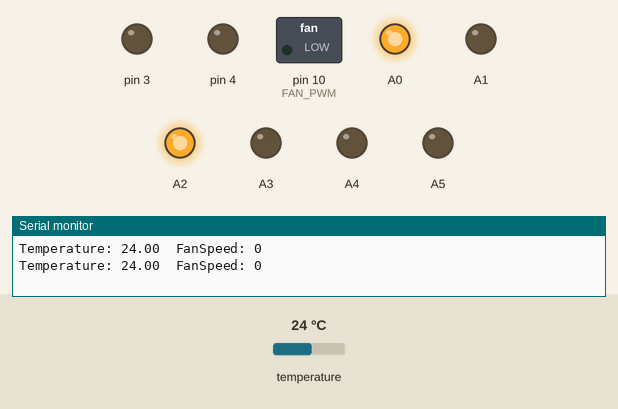
The sketch below on a simulated Arduino Uno, built with avr-gcc and run on an emulated ATmega328P. On the bench: switched loads named in the sketch (green lamp = pin HIGH), output pins drawn as LEDs (lit = HIGH), the last lines printed to the serial monitor. Inputs (shaded band) come from the test bench; at power-on: temperature 24 °C.

Above: at 3.3 s.
3.4 s: temperature set to 26.2 °C
5.9 s: temperature set to 27 °C
At 7.0 s:
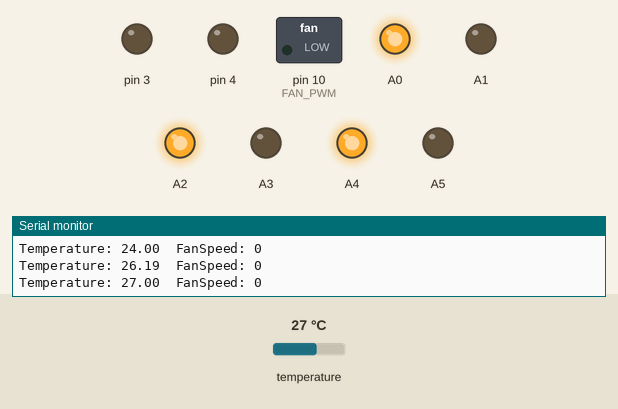
8.4 s: temperature set to 28.9 °C
10.9 s: temperature set to 29.9 °C
At 12.1 s:
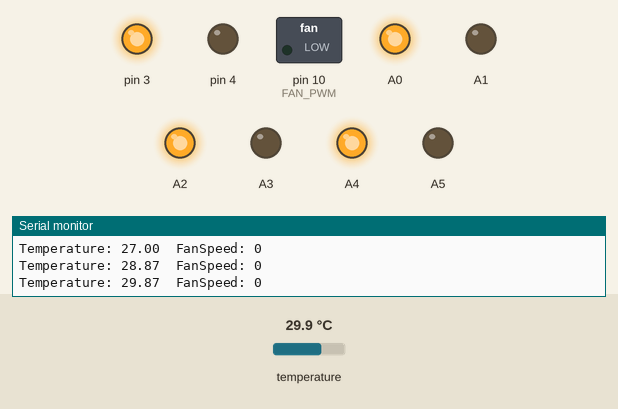
13.4 s: temperature set to 30.5 °C
At 16.2 s:
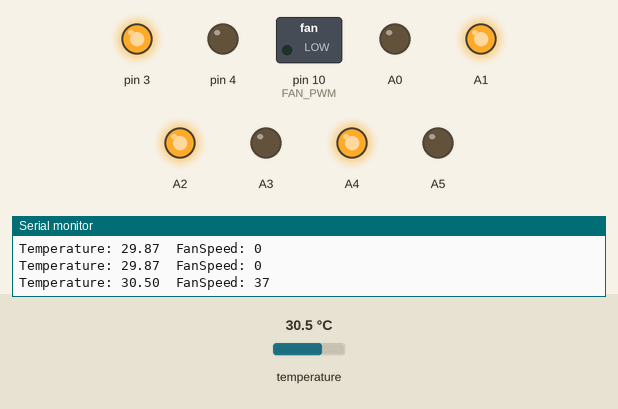
16.9 s: temperature set to 28 °C
At 17.5 s:
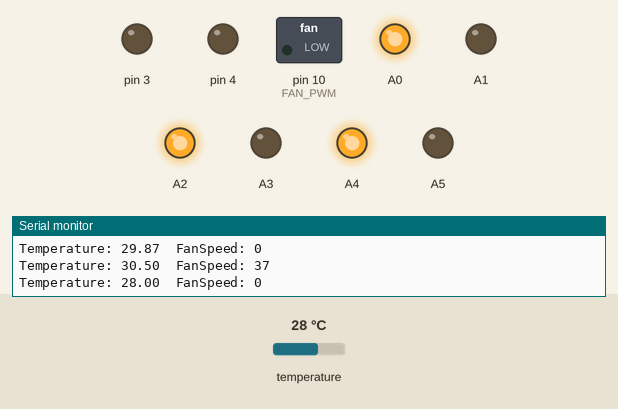
Timing chart, 0 to 19.9 s (numbered marks = the images above; inputs shaded):
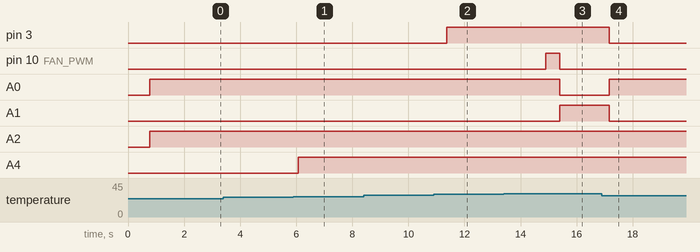

The sketch:

sketch_cheapcomfort.ino
```cpp
/*
 * Controls fans to blow air through a central heating radiator
 * depending on the temperature of the radiator. This allows the
 * radiator to heat up the room quicker and at a lower temperature,
 * resulting in more comfort and less heating costs.
 *
 * Reads temperature from a DS18B20 OneWire temperature sensor on pin D10.
 * Outputs PWM signal for driving a FET which drives PC Fans.
 * Shows temperature and fan speed on 8 LEDs
 */
#include <OneWire.h>
#include <DallasTemperature.h>


int fanLowTemp  = 30;
int fanHighTemp = 50;
int fanLowSpeed = 32;
int fanHighSpeed = 255;

//int fanLowTemp  = 25;
//int fanHighTemp = 30;
//int fanLowSpeed = 32;
//int fanHighSpeed = 255;


#define ONE_WIRE_BUS 2
#define FAN_PWM 10

#define OFF 0
#define GREEN 1
#define RED 2

OneWire oneWire(ONE_WIRE_BUS);
DallasTemperature sensors(&oneWire);

int leds[4];
byte lastFanSpeed = 0;

float readTemp() {
  sensors.requestTemperatures();
  return sensors.getTempCByIndex(0);
}

byte calculateFanSpeed(float temp) {
  if (temp < fanLowTemp) return 0;
  float tempPercentage = (temp - fanLowTemp) / (fanHighTemp - fanLowTemp);
  float fanSpeed = fanLowSpeed + ((fanHighSpeed - fanLowSpeed) * tempPercentage);
  if (fanSpeed < fanLowSpeed) return byte(fanLowSpeed);
  if (fanSpeed > fanHighSpeed) return byte(fanHighSpeed);
  return byte(fanSpeed);
}

void setFanSpeed(byte pwmSpeed) {
  if (lastFanSpeed < fanLowSpeed && pwmSpeed >= fanLowSpeed) {
    // Start the fan with a kick
    analogWrite(FAN_PWM, 255);
    delay(500);

  }
  analogWrite(FAN_PWM, pwmSpeed);
  lastFanSpeed = pwmSpeed;
}

void setup() {
  Serial.begin(115200);
  sensors.begin();
  setpwm();
  setupLeds();

  // To test LED connections (set to true to test)
  while(false){
    writeLed(0,GREEN); delay(500); writeLeds();
    writeLed(1,GREEN); delay(500); writeLeds();
    writeLed(2,GREEN); delay(500); writeLeds();
    writeLed(3,GREEN); delay(500); writeLeds();
    clearLeds(); delay(500);

    writeLed(0,RED); delay(500); writeLeds();
    writeLed(1,RED); delay(500); writeLeds();
    writeLed(2,RED); delay(500); writeLeds();
    writeLed(3,RED); delay(500); writeLeds();
    clearLeds(); delay(500);
  }
}

void loop() {
  // The actual work
  float temp = readTemp();
  setFanSpeed(calculateFanSpeed(temp));

  // Display stuff
  clearLeds();
  if (temp > 20.00) { writeLed(0,GREEN); }
  if (temp > 23.33) { writeLed(1,GREEN); }
  if (temp > 26.66) { writeLed(2,GREEN); }
  if (temp > 29.50) { writeLed(3,GREEN); }


  if (lastFanSpeed > 0) {
    int redLeds = (3 * (lastFanSpeed - fanLowSpeed) / (fanHighSpeed - fanLowSpeed)) + 1;
    if (redLeds >= 1) { writeLed(0,RED); }
    if (redLeds >= 2) { writeLed(1,RED); }
    if (redLeds >= 3) { writeLed(2,RED); }
    if (redLeds  > 3) { writeLed(3,RED); }
  }

  Serial.print("Temperature: "); Serial.print(temp);
  Serial.print("  FanSpeed: ");  Serial.println(lastFanSpeed);

  writeLeds();
  delay(1000);//wait one second
}
```

leds.ino
```cpp
void setupLeds() {
  // Set A0-A5 as output
  DDRC = B00111111;

  // Set D3-D4 as output
  DDRD = B00011000;
  clearLeds();
}

void writeLed(int led, int color){
  leds[led] = color;
}

void clearLeds() {
  writeLed(0,OFF);
  writeLed(1,OFF);
  writeLed(2,OFF);
  writeLed(3,OFF);
}

void writeLeds() {
    if (leds[0] == OFF)   { digitalWrite(A0, 0); digitalWrite(A1, 0); }
    if (leds[0] == RED)   { digitalWrite(A0, 0); digitalWrite(A1, 1); }
    if (leds[0] == GREEN) { digitalWrite(A0, 1); digitalWrite(A1, 0); }

    if (leds[1] == OFF)   { digitalWrite(A2, 0); digitalWrite(A3, 0); }
    if (leds[1] == RED)   { digitalWrite(A2, 0); digitalWrite(A3, 1); }
    if (leds[1] == GREEN) { digitalWrite(A2, 1); digitalWrite(A3, 0); }

    if (leds[2] == OFF)   { digitalWrite(A4, 0); digitalWrite(A5, 0); }
    if (leds[2] == RED)   { digitalWrite(A4, 0); digitalWrite(A5, 1); }
    if (leds[2] == GREEN) { digitalWrite(A4, 1); digitalWrite(A5, 0); }

    if (leds[3] == OFF)   { digitalWrite(3, 0); digitalWrite(4, 0); }
    if (leds[3] == RED)   { digitalWrite(3, 0); digitalWrite(4, 1); }
    if (leds[3] == GREEN) { digitalWrite(3, 1); digitalWrite(4, 0); }
}
```

pwm.ino
```cpp
void setpwm() {
  //---------------------------------------------- Set PWM frequency for D5 & D6 -------------------------------
  //NOTE: Changing this timer 0 affects millis() and delay!
  //TCCR0B = TCCR0B & B11111000 | B00000001;    // set timer 0 divisor to     1 for PWM frequency of 62500.00 Hz
  //TCCR0B = TCCR0B & B11111000 | B00000010;    // set timer 0 divisor to     8 for PWM frequency of  7812.50 Hz
  //TCCR0B = TCCR0B & B11111000 | B00000011;    // set timer 0 divisor to    64 for PWM frequency of   976.56 Hz (The DEFAULT)
  //TCCR0B = TCCR0B & B11111000 | B00000100;    // set timer 0 divisor to   256 for PWM frequency of   244.14 Hz
  //TCCR0B = TCCR0B & B11111000 | B00000101;    // set timer 0 divisor to  1024 for PWM frequency of    61.04 Hz


  //---------------------------------------------- Set PWM frequency for D9 & D10 ------------------------------

  // TCCR1B = TCCR1B & B11111000 | B00000001;    // set timer 1 divisor to     1 for PWM frequency of 31372.55 Hz
  // TCCR1B = TCCR1B & B11111000 | B00000010;    // set timer 1 divisor to     8 for PWM frequency of  3921.16 Hz
  // TCCR1B = TCCR1B & B11111000 | B00000011;    // set timer 1 divisor to    64 for PWM frequency of   490.20 Hz (The DEFAULT)
  // TCCR1B = TCCR1B & B11111000 | B00000100;    // set timer 1 divisor to   256 for PWM frequency of   122.55 Hz
   TCCR1B = TCCR1B & B11111000 | B00000101;    // set timer 1 divisor to  1024 for PWM frequency of    30.64 Hz

  //---------------------------------------------- Set PWM frequency for D3 & D11 ------------------------------

  // TCCR2B = TCCR2B & B11111000 | B00000001;    // set timer 2 divisor to     1 for PWM frequency of 31372.55 Hz
  // TCCR2B = TCCR2B & B11111000 | B00000010;    // set timer 2 divisor to     8 for PWM frequency of  3921.16 Hz
  // TCCR2B = TCCR2B & B11111000 | B00000011;    // set timer 2 divisor to    32 for PWM frequency of   980.39 Hz
  TCCR2B = TCCR2B & B11111000 | B00000100;    // set timer 2 divisor to    64 for PWM frequency of   490.20 Hz (The DEFAULT)
  // TCCR2B = TCCR2B & B11111000 | B00000101;    // set timer 2 divisor to   128 for PWM frequency of   245.10 Hz
  // TCCR2B = TCCR2B & B11111000 | B00000110;    // set timer 2 divisor to   256 for PWM frequency of   122.55 Hz
  // TCCR2B = TCCR2B & B11111000 | B00000111;    // set timer 2 divisor to  1024 for PWM frequency of    30.64 Hz
}
```

Measured:
- the behaviour switches between 26.6 and 26.7 °C on temperature (found by bisection; images 0 and 1)
- the behaviour switches between 29.5 and 29.6 °C on temperature (found by bisection; images 1 and 2)
- the behaviour switches between 29.9 and 30 °C on temperature (found by bisection; images 2 and 3)
- after the input at 5.9 s, A4: LOW → HIGH after 0.18 s
- after the input at 10.9 s, pin 3: LOW → HIGH after 0.47 s
- after the input at 13.4 s, pin 10 (FAN_PWM): LOW → HIGH after 1.5 s, → LOW 0.50 s later; A0: HIGH → LOW after 2.0 s; A1: LOW → HIGH after 2.0 s
- after the input at 16.9 s, pin 3, A1: HIGH → LOW after 0.27 s; A0: LOW → HIGH after 0.27 s
